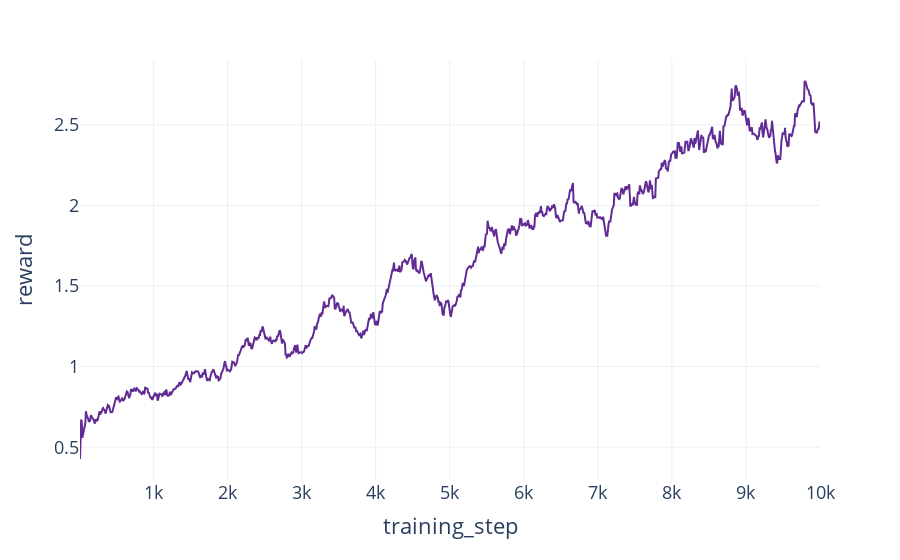

Write notebook code for a chart like this one.
### Markdown cell above
### Improved reward

### Code cell
improved_reward_training_reward = pl.read_csv(
    "../presentation_data/plotting/PPO_best_reward_env=l2rpn_case14_sandbox_iterations=10000_2025-09-14_17_06_53_PPO_1.csv"
)
fig = px.line(
    improved_reward_training_reward,
    x="Step",
    y="Value",
    labels={
        "Step": "training_step",
        "Value": "reward",
    },
    template=THEME,
)
fig.update_xaxes({"title": {"font": {"size": 22}}, "tickfont": {"size": 18}})
fig.update_yaxes({"title": {"font": {"size": 22}}, "tickfont": {"size": 18}})
fig.update_traces(line_color="#612b94")

### Figure 1 — Plotly figure (JSON) as saved in the notebook; plotly's stock layout.template omitted (floating-point values rounded to 4 significant figures; data arrays with more than 128 entries replaced by an {"elided": "..."} marker saying what was removed)
{"data": [{"hovertemplate": "training_step=%{x}<br>reward=%{y}<extra></extra>", "legendgroup": "", "line": {"color": "#612b94", "dash": "solid"}, "marker": {"symbol": "circle"}, "mode": "lines", "name": "", "orientation": "v", "showlegend": false, "type": "scatter", "x": {"elided": "1000 int values"}, "xaxis": "x", "y": {"elided": "1000 float values"}, "yaxis": "y"}], "layout": {"legend": {"tracegroupgap": 0}, "margin": {"t": 60}, "xaxis": {"anchor": "y", "domain": [0, 1], "tickfont": {"size": 18}, "title": {"font": {"size": 22}, "text": "training_step"}}, "yaxis": {"anchor": "x", "domain": [0, 1], "tickfont": {"size": 18}, "title": {"font": {"size": 22}, "text": "reward"}}}}
